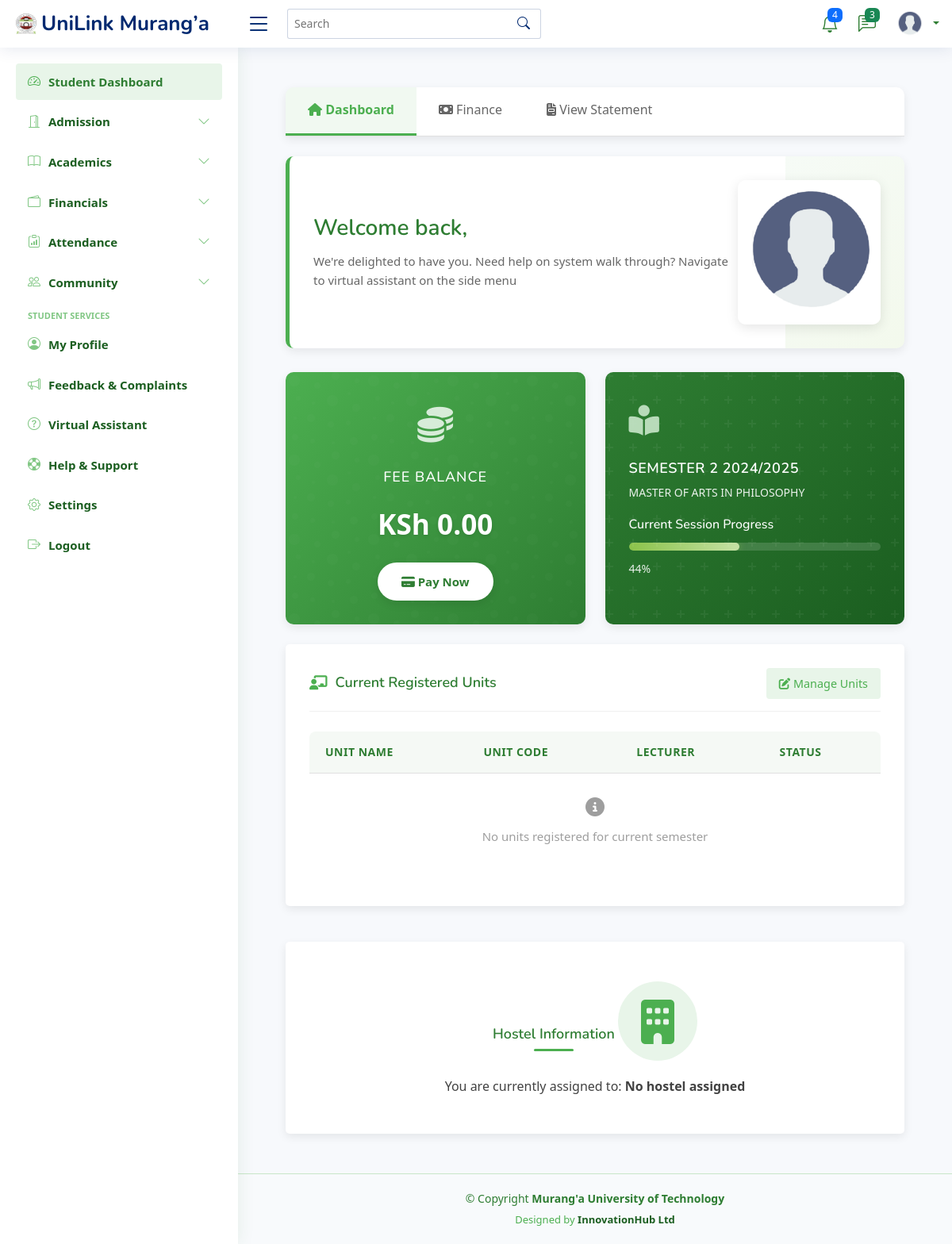
Screenshot of /student/dashboard/ (signed in) with the database file from the repository.
### students_portal/models.py (models this page shows, shortened)
class Student(models.Model):
    registration_number = models.CharField(max_length=20, unique=True)
    first_name = models.CharField(max_length=100)
    last_name = models.CharField(max_length=100)
    middle_name = models.CharField(max_length=100, blank=True, null=True)
    id_number = models.CharField(max_length=20, blank=True, null=True)
    profile_picture = models.ImageField(upload_to='lecturer_profiles/', blank=True, null=True)
    programme = models.ForeignKey(Programme, on_delete=models.CASCADE, related_name='students')
    current_year = models.IntegerField()
    current_semester = models.IntegerField()
    date_of_admission = models.DateField()
    expected_graduation_date = models.DateField(blank=True, null=True)
    date_of_birth = models.DateField(blank=True, null=True)
    gender = models.CharField(max_length=10, choices=[
        ('M', 'Male'),
        ('F', 'Female'),
        ('O', 'Other')
    ], blank=True, null=True)
    email = models.EmailField(blank=True, null=True)
    phone_number = models.CharField(max_length=15, blank=True, null=True)
    religion = models.CharField(max_length=50, blank=True, null=True)
    county = models.CharField(max_length=50, blank=True, null=True)
    town = models.CharField(max_length=50, blank=True, null=True)
    postal_address = models.CharField(max_length=100, blank=True, null=True)
    postal_code = models.CharField(max_length=10, blank=True, null=True)
    parent_name = models.CharField(max_length=100, blank=True, null=True)
    parent_phone = models.CharField(max_length=15, blank=True, null=True)
    emergency_contact_name = models.CharField(max_length=100, blank=True, null=True)
    emergency_contact_relationship = models.CharField(max_length=50, blank=True, null=True)
    emergency_contact_phone = models.CharField(max_length=15, blank=True, null=True)
    is_active = models.BooleanField(default=True)
    status = models.CharField(max_length=20, choices=[
        ('active', 'Active'),
        ('inactive', 'Inactive'),
        ('graduated', 'Graduated'),
        ('deferred', 'Deferred'),
        ('suspended', 'Suspended'),
        ('transferred', 'Transferred'),
        ('withdrawn', 'Withdrawn')
    ], default='active')
    entry_mode = models.CharField(max_length=20, choices=[
        ('government_sponsored', 'Government-Sponsored'),
        ('self_sponsored', 'Self-Sponsored'),
        ('parallel', 'Parallel'),
        ('exchange', 'Exchange'),
        ('transfer', 'Transfer')
    ], default='government_sponsored')
    scholarship_info = models.TextField(blank=True, null=True)
    created_at = models.DateTimeField(auto_now_add=True)
    updated_at = models.DateTimeField(auto_now=True)

class Semester(models.Model):
    academic_year = models.ForeignKey(AcademicYear, on_delete=models.CASCADE, related_name='semesters')
    name = models.CharField(max_length=50)
    number = models.IntegerField()  # 1, 2, or 3 depending on programme
    start_date = models.DateField()
    end_date = models.DateField()
    is_current = models.BooleanField(default=False)
    current_week = models.PositiveSmallIntegerField(
        default=1,
    )
    class Meta:
        unique_together = ('academic_year', 'number')

class AcademicYear(models.Model):
    name = models.CharField(max_length=50)
    start_date = models.DateField()
    end_date = models.DateField()
    is_current = models.BooleanField(default=False)

class Programme(models.Model):
    name = models.CharField(max_length=200)
    code = models.CharField(max_length=20, unique=True)
    department = models.ForeignKey(Department, on_delete=models.CASCADE, related_name='programmes')
    duration_years = models.IntegerField()
    semesters_per_year = models.IntegerField(default=2)
    description = models.TextField(blank=True, null=True)

### students_portal/views.py (the view)
# urls.py: path('student/dashboard/', views.student_dashboard, name='student_dashboard'),
@login_required
def student_dashboard(request):
    if request.session.get('user_type') != 'student':
        messages.error(request, "You don't have access to the student dashboard.")
        return redirect('login')
    student_id = request.session.get('student_id')
    try:
        student = Student.objects.select_related('programme').get(id=student_id)
        programme = student.programme
        current_semester = Semester.objects.filter(is_current=True).first()
        if not current_semester:
            current_semester = Semester.objects.order_by('-academic_year__start_date', '-start_date').first()
        enrolled_units = []
        session_progress = 0
        if current_semester:
            enrolled_units = StudentEnrollment.objects.filter(
                student=student,
                semester=current_semester
            ).select_related('programme_unit', 'programme_unit__unit')
            if current_semester.end_date and current_semester.start_date:
                today = datetime.now().date()
                total_days = (current_semester.end_date - current_semester.start_date).days
                days_passed = max(0, (today - current_semester.start_date).days)
                session_progress = min(100, round((days_passed / total_days) * 100)) if total_days > 0 else 0
        current_balance = 0
        current_fee_record = None
        if current_semester:
            current_fee_structure = FeesStructure.objects.filter(
                programme=programme,
                year_of_study=student.current_year,
                semester=student.current_semester,
                academic_year=current_semester.academic_year
            ).first()
            if current_fee_structure:
                current_fee_record = StudentFee.objects.filter(
                    student=student,
                    fee_structure=current_fee_structure
                ).first()
                if current_fee_record:
                    current_balance = current_fee_record.balance
        context = {
            'student': student,
            'programme': programme,
            'current_semester': current_semester,
            'enrolled_units': enrolled_units,
            'session_progress': session_progress,
            'current_balance': current_balance,
            'current_fee_record': current_fee_record,  # Pass the entire record for more details if needed
            'page_title': 'Student Dashboard',
        }
        return render(request, 'dashboards/student_dashborad_page.html', context)
    except Student.DoesNotExist:
        messages.error(request, "Student data profile not found. Please contact administration.")
        return redirect('login')

### templates/dashboards/student_dashborad_page.html (shortened to what this page needs)
{% extends 'base/base.html' %}
{% load static %}
{% block content %}
<link rel="stylesheet" href="{% static 'assets/css/student_dashboard.css' %}">
<link rel="stylesheet" href="https://cdnjs.cloudflare.com/ajax/libs/font-awesome/6.4.0/css/all.min.css">
<div class="main-content">
    <div class="dashboard-tabs">
        <div class="tab active"><i class="fas fa-home"></i> Dashboard</div>
        <div class="tab"><i class="fas fa-money-bill"></i> Finance</div>
        <div class="tab"><i class="fas fa-file-invoice"></i> View Statement</div>
    </div>
    <div class="welcome-card">
        <div class="welcome-text">
            <h2>Welcome back, {{ user.first_name }}</h2>
            <p>We're delighted to have you. Need help on system walk through? Navigate to virtual assistant on the side menu</p>
        </div>
        <div class="welcome-image">
            <img src="{% static 'assets/img/profile.png' %}" alt="Student Profile">
        </div>
    </div>
    <div class="dashboard-grid">
        <div class="fee-card">
            <div class="fee-icon">
                <i class="fas fa-coins"></i>
            </div>
            <h3>Fee Balance</h3>
            <div class="fee-balance">KSh {{ current_balance|floatformat:2 }}</div>
            <button class="pay-btn"><i class="fas fa-credit-card"></i> Pay Now</button>
        </div>
        <div class="semester-card">
            <div class="semester-icon">
                <i class="fas fa-book-reader"></i>
            </div>
            <h3>SEMESTER {{ student.current_semester }} {{ current_semester.academic_year.name }}</h3>
            <p>{{ programme.name|upper }}</p>
            <h4>Current Session Progress</h4>
            <div class="progress-bar">
                <div class="progress-fill" style="width: {{ session_progress }}%;"></div>
            </div>
            <p>{{ session_progress }}%</p>
        </div>
        <div class="units-section dashboard-full-width">
            <div class="section-header">
                <h3 class="section-title">Current Registered Units</h3>
                <a href="{% url 'unit_enrollment' %}" class="view-all"><i class="fas fa-edit"></i> Manage Units</a>
            </div>
            <table class="units-table">
                <thead>
                    <tr>
                        <th>Unit Name</th>
                        <th>Unit Code</th>
                        <th>Lecturer</th>
                        <th>Status</th>
                    </tr>
                </thead>
                <tbody>
                    {% for enrollment in enrolled_units %}
                    <tr>
                        <td>{{ enrollment.programme_unit.unit.name }}</td>
                        <td>{{ enrollment.programme_unit.unit.code }}</td>
                        <td>
                            {% with allocation=enrollment.programme_unit.unit_allocations.first %}
                                {% if allocation %}
                                    {{ allocation.lecturer.get_full_name }}
                                {% else %}
                                    <span style="color: #f57c00;">Not Assigned</span>
                                {% endif %}
                            {% endwith %}
                        </td>
                        <td class="status-pending">Registered</td>
                    </tr>
                    {% empty %}
                    <tr>
                        <td colspan="4" style="text-align: center; padding: 30px;">
                            <div style="color: #9e9e9e;">
                                <i class="fas fa-info-circle" style="font-size: 24px;"></i>
                                <p style="margin-top: 10px;">No units registered for current semester</p>
                            </div>
                        </td>
                    </tr>
                    {% endfor %}
                </tbody>
            </table>
        </div>
        <div class="hostel-card dashboard-full-width">
            <h3 class="hostel-title">Hostel Information</h3>
            <div class="hostel-icon">
                <i class="fas fa-building"></i>
            </div>
            <p>You are currently assigned to: <strong>{% if student.hostel %}{{ student.hostel.name }}{% else %}No hostel assigned{% endif %}</strong></p>
        </div>
    </div>
</div>
{% endblock %}

### static/assets/css/style.css (style rules this page uses)
:root { scroll-behavior: smooth; }
body { font-family: "Poppins", sans-serif; background: #f8fafc; color: #1e293b; line-height: 1.6; }
h1, h2, h3, h4, h5, h6 { font-family: "Nunito", sans-serif; }

### static/assets/css/student_dashboard.css (style rules this page uses)
:root { --primary-color: #4CAF50; --primary-dark: #2E7D32; --primary-light: #8BC34A; --secondary-color: #81C784; --pending-color: #757575; --text-dark: #333333; --text-light: #FFFFFF; --border-color: #E0E0E0; --bg-light: #F5F5F5; --bg-white: #FFFFFF; --accent-color: #A5D6A7; }
body { font-family: 'Segoe UI', Arial, sans-serif; margin: 0; padding: 0; background-color: var(--bg-light); color: var(--text-dark); }
.main-content { padding: 20px; width: 100%; box-sizing: border-box; }
.dashboard-tabs { display: flex; margin-bottom: 20px; border-bottom: 1px solid var(--border-color); }
.tab { padding: 10px 20px; cursor: pointer; color: #666; }
.tab.active { color: var(--primary-color); border-bottom: 2px solid var(--primary-color); font-weight: bold; }
.welcome-card { background-color: var(--bg-white); border-radius: 8px; padding: 20px; margin-bottom: 20px; display: flex; justify-content: space-between; box-shadow: 0 2px 4px rgba(0, 0, 0, 0.1); border-left: 4px solid var(--primary-color); }
.welcome-text h2 { color: var(--primary-color); margin-top: 0; margin-bottom: 10px; }
.welcome-image img { max-width: 150px; }
.dashboard-grid { display: grid; grid-template-columns: 1fr 1fr; gap: 20px; }
.dashboard-full-width { grid-column: 1 / span 2; }
.fee-card { background-color: var(--primary-color); color: var(--text-light); border-radius: 8px; padding: 20px; text-align: center; box-shadow: 0 2px 4px rgba(0, 0, 0, 0.1); height: 100%; }
.fee-icon { font-size: 3rem; margin-bottom: 10px; color: #E8F5E9; }
.fee-balance { font-size: 1.5rem; margin-bottom: 15px; }
.pay-btn { background-color: var(--text-light); color: var(--primary-color); border: none; padding: 8px 20px; border-radius: 4px; cursor: pointer; font-weight: bold; transition: all 0.3s ease; }
.semester-card { background-color: var(--primary-dark); color: var(--text-light); border-radius: 8px; padding: 20px; box-shadow: 0 2px 4px rgba(0, 0, 0, 0.1); height: 100%; }
.semester-icon { font-size: 2rem; margin-bottom: 10px; color: #C8E6C9; }
.progress-bar { background-color: #e0e0e0; border-radius: 4px; height: 10px; margin-top: 10px; overflow: hidden; }
.progress-fill { background-color: var(--primary-light); height: 100%; width: 74%; }
.units-section { background-color: var(--bg-white); border-radius: 8px; padding: 20px; margin-bottom: 20px; box-shadow: 0 2px 4px rgba(0, 0, 0, 0.1); }
.section-header { display: flex; justify-content: space-between; align-items: center; margin-bottom: 15px; }
.section-title { color: var(--primary-color); margin: 0; }
.view-all { color: var(--primary-color); font-size: 0.9rem; font-weight: 600; }
.units-table { width: 100%; border-collapse: collapse; }
.units-table th { background-color: #E8F5E9; text-align: left; padding: 12px 15px; border-bottom: 1px solid var(--border-color); color: var(--primary-dark); }
.units-table td { padding: 12px 15px; border-bottom: 1px solid var(--border-color); }
.hostel-card { background-color: var(--bg-white); border-radius: 8px; padding: 20px; box-shadow: 0 2px 4px rgba(0, 0, 0, 0.1); }
.hostel-title { color: var(--primary-color); margin-top: 0; margin-bottom: 15px; }
.hostel-icon { color: var(--primary-color); font-size: 3rem; text-align: center; margin: 10px 0; }

### rows the page displays
Student: current_semester "2"
Semester: academic_year.name "2024/2025"
Programme: name "MASTER OF ARTS IN PHILOSOPHY"

### other values shown
{{ current_balance|floatformat:2 }} "0.00"
{{ session_progress }} "44"
